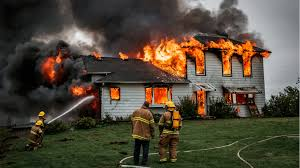
#> input picture Weighted Smoothing Filters/yang.jpg, 300 x 168 px
$ python 'Weighted Smoothing Filters.py'
#> lines starting #> are read from the running program, lines starting #| are printed output that depends on the picture
import cv2
import numpy as np
import matplotlib.pyplot as plt

image = cv2.imread('yang.jpg', cv2.IMREAD_COLOR)
#> image is the input picture: shape (168, 300, 3); mean B, G, R 56.6, 71.1, 80.2
image_rgb = cv2.cvtColor(image, cv2.COLOR_BGR2RGB)

kernel = np.array([[1, 2, 1], [2, 4, 2], [1, 2, 1]], dtype=np.float32) / 16
weighted_smoothed_image = cv2.filter2D(image, -1, kernel)
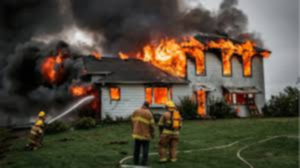
#> weighted_smoothed_image: shape (168, 300, 3); mean B, G, R 56.5, 71, 80.2
smoothed_rgb = cv2.cvtColor(weighted_smoothed_image, cv2.COLOR_BGR2RGB)

plt.figure(figsize=(12, 6))
plt.subplot(1, 2, 1)
plt.title("Original Image")
plt.imshow(image_rgb)
plt.axis('off')

plt.subplot(1, 2, 2)
plt.title("Weighted Smoothed Image")
plt.imshow(smoothed_rgb)
plt.axis('off')

plt.show()
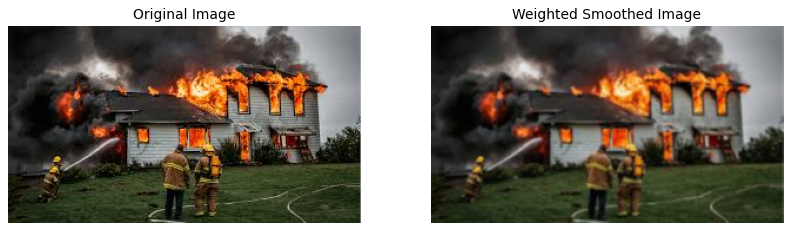
#> figure drawn by matplotlib, 2 panels
